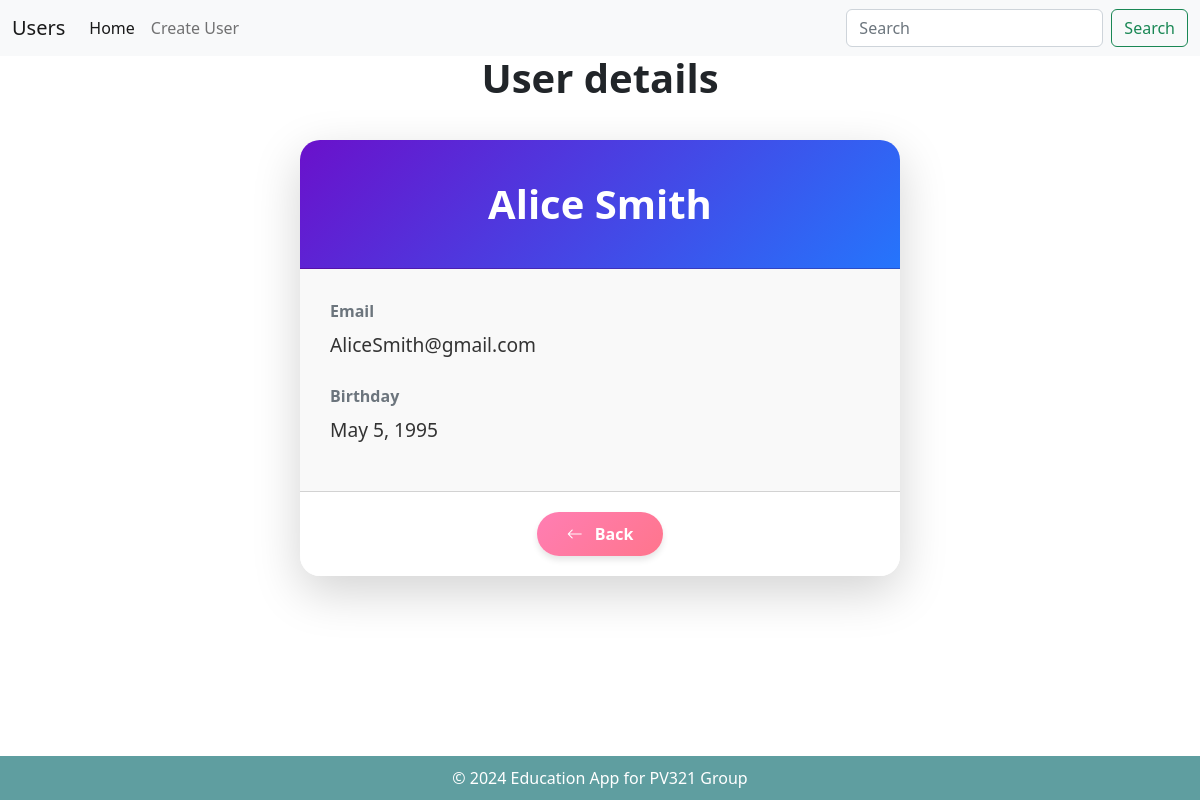
/users/detail/3/, run on the app's committed database.
### users/models.py (models this page shows)
class User(models.Model):
    first_name = models.CharField(max_length=30)
    last_name = models.CharField(max_length=30)
    email = models.EmailField()
    birthday = models.DateField()

### users/views.py (the view)
# urls.py: path('detail/<int:id>/', views.detail, name='film_details'),
def detail(request, id):
    try:
        user = User.objects.get(id=id)
        return render(request, "user_details.html", {"user": user})
    except User.DoesNotExist:
        return HttpResponse("User not found", status=404)

### films/context_processors.py (called while the page is built)
def saved_films_count(request):
    count = Film.objects.filter(is_saved=True).count()
    return {'saved_films_count': count}

### users/templates/user_details.html (shortened to what this page needs)
{% extends "_layout_users.html" %}
{% block header %}
<div class="d-flex justify-content-center align-items-center" style="height: 20px;">
    <h1 style="font-size: 2.5rem; font-weight: bold; text-align: center;">User details</h1>
</div>
{% endblock %}
{% block content %}
<div class="container mt-5 d-flex justify-content-center">
    <div class="card shadow-lg border-0" style="width: 100%; max-width: 600px; border-radius: 20px; overflow: hidden;">
        <div class="card-header text-white text-center" style="background: linear-gradient(135deg, #6a11cb, #2575fc); padding: 40px 20px;">
            <h1 class="card-title mb-0" style="font-size: 2.5rem; font-weight: bold;">{{ user.first_name }} {{ user.last_name }}</h1>
        </div>
        <div class="card-body" style="background-color: #f9f9f9; padding: 30px;">
            <div class="mb-4">
                <p class="mb-2" style="color: #6c757d; font-size: 1rem; font-weight: 600;">Email</p>
                <p style="font-size: 1.2rem; font-weight: 500; color: #333;">{{ user.email }}</p>
            </div>
            <div>
                <p class="mb-2" style="color: #6c757d; font-size: 1rem; font-weight: 600;">Birthday</p>
                <p style="font-size: 1.2rem; font-weight: 500; color: #333;">{{ user.birthday }}</p>
            </div>
        </div>
        <div class="card-footer text-center" style="background-color: #fff; padding: 20px;">
            <button class="btn btn-gradient" onclick="history.back()" style="padding: 10px 30px; font-size: 1rem; font-weight: 600; color: #fff; border: none; border-radius: 50px; background: linear-gradient(135deg, #ff7eb3, #ff758c); box-shadow: 0 4px 6px rgba(0, 0, 0, 0.1); transition: transform 0.2s ease, box-shadow 0.2s ease;">
                <i class="bi bi-arrow-left" style="margin-right: 8px;"></i> Back
            </button>
        </div>
    </div>
</div>
<link href="https://cdn.jsdelivr.net/npm/bootstrap-icons/font/bootstrap-icons.css" rel="stylesheet">
{% endblock %}

### users/static/style.css (style rules this page uses)
body { display: flex; flex-direction: column; min-height: 100vh; }

### data on the page
User: first_name "Alice", last_name "Smith", email "AliceSmith@gmail.com", birthday "May 5, 1995"
